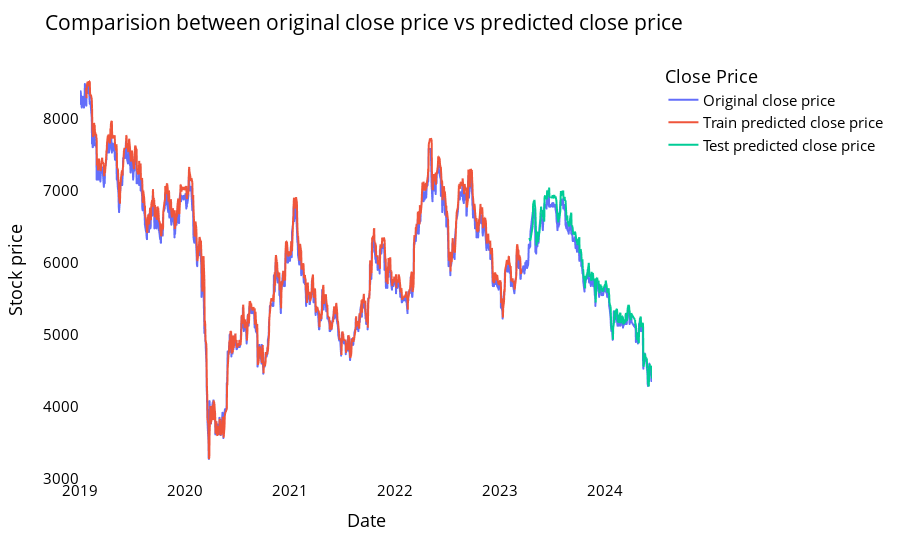

The notebook cell saved with this chart:
### Code cell
# shift train predictions for plotting

look_back=time_step
trainPredictPlot = np.empty_like(closedf)
trainPredictPlot[:, :] = np.nan
trainPredictPlot[look_back:len(train_predict)+look_back, :] = train_predict
print("Train predicted data: ", trainPredictPlot.shape)

# shift test predictions for plotting
testPredictPlot = np.empty_like(closedf)
testPredictPlot[:, :] = np.nan
testPredictPlot[len(train_predict)+(look_back*2)+1:len(closedf)-1, :] = test_predict
print("Test predicted data: ", testPredictPlot.shape)

names = cycle(['Original close price','Train predicted close price','Test predicted close price'])


plotdf = pd.DataFrame({'date': close_stock['date'],
                       'original_close': close_stock['close'],
                      'train_predicted_close': trainPredictPlot.reshape(1,-1)[0].tolist(),
                      'test_predicted_close': testPredictPlot.reshape(1,-1)[0].tolist()})

fig = px.line(plotdf,x=plotdf['date'], y=[plotdf['original_close'],plotdf['train_predicted_close'],
                                          plotdf['test_predicted_close']],
              labels={'value':'Stock price','date': 'Date'})
fig.update_layout(title_text='Comparision between original close price vs predicted close price',
                  plot_bgcolor='white', font_size=15, font_color='black', legend_title_text='Close Price')
fig.for_each_trace(lambda t:  t.update(name = next(names)))

fig.update_xaxes(showgrid=False)
fig.update_yaxes(showgrid=False)
fig.show()

### Figure 1 — Plotly figure (JSON) as saved in the notebook; plotly's stock layout.template omitted (floating-point values rounded to 4 significant figures; data arrays with more than 128 entries replaced by an {"elided": "..."} marker saying what was removed)
{"data": [{"hovertemplate": "variable=original_close<br>Date=%{x}<br>Stock price=%{y}<extra></extra>", "legendgroup": "original_close", "line": {"color": "#636efa", "dash": "solid"}, "marker": {"symbol": "circle"}, "mode": "lines", "name": "Original close price", "showlegend": true, "type": "scattergl", "x": {"elided": "1374 str values"}, "xaxis": "x", "y": {"elided": "1374 int values"}, "yaxis": "y"}, {"hovertemplate": "variable=train_predicted_close<br>Date=%{x}<br>Stock price=%{y}<extra></extra>", "legendgroup": "train_predicted_close", "line": {"color": "#EF553B", "dash": "solid"}, "marker": {"symbol": "circle"}, "mode": "lines", "name": "Train predicted close price", "showlegend": true, "type": "scattergl", "x": {"elided": "1374 str values"}, "xaxis": "x", "y": {"elided": "1374 float values"}, "yaxis": "y"}, {"hovertemplate": "variable=test_predicted_close<br>Date=%{x}<br>Stock price=%{y}<extra></extra>", "legendgroup": "test_predicted_close", "line": {"color": "#00cc96", "dash": "solid"}, "marker": {"symbol": "circle"}, "mode": "lines", "name": "Test predicted close price", "showlegend": true, "type": "scattergl", "x": {"elided": "1374 str values"}, "xaxis": "x", "y": {"elided": "1374 float values"}, "yaxis": "y"}], "layout": {"font": {"color": "black", "size": 15}, "legend": {"title": {"text": "Close Price"}, "tracegroupgap": 0}, "margin": {"t": 60}, "plot_bgcolor": "white", "title": {"text": "Comparision between original close price vs predicted close price"}, "xaxis": {"anchor": "y", "domain": [0, 1], "showgrid": false, "title": {"text": "Date"}}, "yaxis": {"anchor": "x", "domain": [0, 1], "showgrid": false, "title": {"text": "Stock price"}}}}
